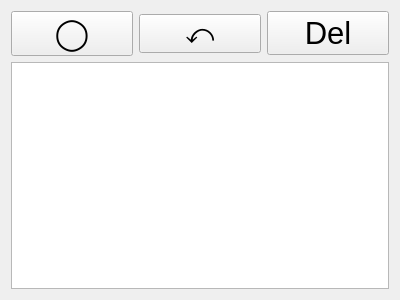
<?xml version="1.0" encoding="UTF-8"?>
<ui version="4.0">
 <class>Widget</class>
 <widget class="QWidget" name="Widget">
  <property name="geometry">
   <rect>
    <x>0</x>
    <y>0</y>
    <width>400</width>
    <height>300</height>
   </rect>
  </property>
  <property name="windowTitle">
   <string>Widget</string>
  </property>
  <layout class="QGridLayout" name="gridLayout">
   <item row="0" column="0">
    <widget class="QPushButton" name="btnCreateNode">
     <property name="font">
      <font>
       <pointsize>23</pointsize>
      </font>
     </property>
     <property name="text">
      <string>◯</string>
     </property>
    </widget>
   </item>
   <item row="0" column="1">
    <widget class="QPushButton" name="btnConnectNode">
     <property name="font">
      <font>
       <pointsize>20</pointsize>
      </font>
     </property>
     <property name="text">
      <string>⤺</string>
     </property>
    </widget>
   </item>
   <item row="0" column="2">
    <widget class="QPushButton" name="btnDelete">
     <property name="font">
      <font>
       <pointsize>23</pointsize>
      </font>
     </property>
     <property name="text">
      <string>Del</string>
     </property>
    </widget>
   </item>
   <item row="1" column="0" colspan="3">
    <widget class="GraphWidget" name="graphicsView"/>
   </item>
  </layout>
 </widget>
 <layoutdefault spacing="6" margin="11"/>
 <customwidgets>
  <customwidget>
   <class>GraphWidget</class>
   <extends>QGraphicsView</extends>
   <header>graphwidget.h</header>
  </customwidget>
 </customwidgets>
 <resources/>
 <connections/>
</ui>
